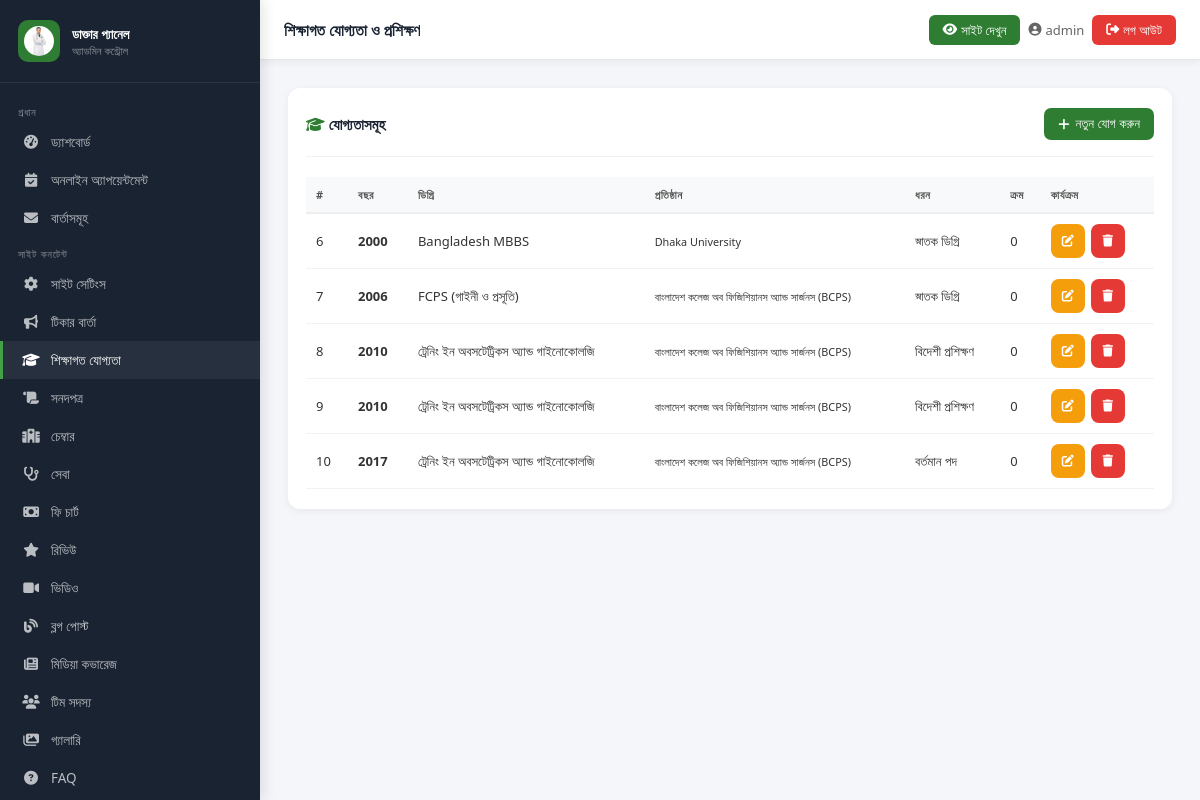
Screenshot of /admin-panel/qualifications/ (signed in) with the database file from the repository.
### core/models.py (models this page shows, shortened)
class SiteSettings(models.Model):
    doctor_name = models.CharField(max_length=200, default='ডাঃ সানজিদা ইসলাম চৌধুরী')
    doctor_name_en = models.CharField(max_length=200, default='Dr. Sanjida Islam Chowdhury')
    specialty = models.CharField(max_length=200, default='গাইনী ও প্রসূতি বিশেষজ্ঞ')
    degrees = models.CharField(max_length=300, default='MBBS · FCPS · MRCOG (UK)')
    short_bio = models.TextField(verbose_name="সংক্ষিপ্ত পরিচয়", default="")
    detailed_bio = models.TextField(verbose_name="বিস্তারিত পরিচয়", default="")
    phone = models.CharField(max_length=20, default='০১৮১১-২২৩৩৪৪')
    phone_raw = models.CharField(max_length=20, default='+8801811223344')
    whatsapp = models.CharField(max_length=20, default='+8801811223344')
    email = models.EmailField(default='dr.sanjida@example.com')
    facebook_url = models.URLField(blank=True, default='https://facebook.com/dr.sanjida.bd')
    youtube_url = models.URLField(blank=True)
    profile_photo = models.ImageField(upload_to='doctor/', blank=True, null=True)
    profile_photo_url = models.URLField(blank=True, default='https://cdn.sasthyaseba.com/doctors/7410/xoWEh5iyzT9wpngIPNnKbQQiN5AnbUCE8y2hJYpv/dr-sanjida-hossain.jpg')
    years_experience = models.IntegerField(default=22)
    successful_deliveries = models.IntegerField(default=8000)
    google_rating = models.DecimalField(max_digits=3, decimal_places=1, default=4.8)
    google_review_count = models.IntegerField(default=650)
    research_papers = models.IntegerField(default=18)
    booking_fee = models.IntegerField(default=300)
    bkash_number = models.CharField(max_length=20, default='০১৮১১-২২৩৩৪৪')
    nagad_number = models.CharField(max_length=20, default='০১৮১১-২২৩৩৪৪')
    rocket_number = models.CharField(max_length=25, default='০১৮১১২২৩৩৪৪৭')
    map_embed_url = models.TextField(default='', blank=True)
    maps_link = models.URLField(blank=True, default='https://maps.google.com/?q=মিরপুর+ঢাকা')
    meta_title = models.CharField(max_length=200, default='ডাঃ সানজিদা ইসলাম চৌধুরী | গাইনী ও প্রসূতি বিশেষজ্ঞ')
    meta_description = models.TextField(blank=True, default='')
    class Meta:
        verbose_name = 'সাইট সেটিংস'
        verbose_name_plural = 'সাইট সেটিংস'
    def get_profile_photo(self):
        if self.profile_photo:
            return self.profile_photo.url
        return self.profile_photo_url

class Qualification(models.Model):
    year = models.CharField(max_length=20)
    degree = models.CharField(max_length=200)
    institution = models.CharField(max_length=300)
    icon_class = models.CharField(max_length=100, default='fas fa-graduation-cap')
    TYPE_CHOICES = [
        ('degree', 'স্নাতক ডিগ্রি'),
        ('postgrad', 'পোস্ট-গ্র্যাজুয়েট'),
        ('international', 'আন্তর্জাতিক'),
        ('training', 'বিদেশী প্রশিক্ষণ'),
        ('current', 'বর্তমান পদ'),
    ]
    entry_type = models.CharField(max_length=20, choices=TYPE_CHOICES, default='degree')
    is_active = models.BooleanField(default=True)
    order = models.IntegerField(default=0)
    class Meta:
        ordering = ['order']
        verbose_name = 'শিক্ষাগত যোগ্যতা'

### core/admin_views.py (the view, shortened to what this page needs)
# urls.py: path('qualifications/', av.manage_qualifications, name='admin_qualifications'),
@login_required(login_url='/admin-panel/login/')
def manage_qualifications(request):
    items = Qualification.objects.all()
    return render(request, 'admin_panel/qualifications.html', {'items': items})

### core/context_processors.py (called while the page is built)
def site_settings(request):
    try:
        settings = SiteSettings.objects.first()
        if not settings:
            settings = SiteSettings()
    except Exception:
        settings = SiteSettings()
    return {'site': settings}

### templates/admin_panel/qualifications.html (shortened to what this page needs)
{% extends "admin_panel/base_admin.html" %}
{% block page_title %}শিক্ষাগত যোগ্যতা ও প্রশিক্ষণ{% endblock %}
{% block nav_qualifications %}active{% endblock %}
{% block content %}
<div class="card">
  <div class="card__header">
    <span class="card__title"><i class="fas fa-graduation-cap" style="color:#2e7d32"></i> যোগ্যতাসমূহ</span>
    <button class="btn btn-primary" onclick="openModal('addModal')"><i class="fas fa-plus"></i> নতুন যোগ করুন</button>
  </div>
  <div style="overflow-x:auto">
  <table class="tbl">
    <thead><tr><th>#</th><th>বছর</th><th>ডিগ্রি</th><th>প্রতিষ্ঠান</th><th>ধরন</th><th>ক্রম</th><th>কার্যক্রম</th></tr></thead>
    <tbody>
      {% for item in items %}
      <tr>
        <td>{{ item.pk }}</td>
        <td><strong>{{ item.year }}</strong></td>
        <td>{{ item.degree }}</td>
        <td><small>{{ item.institution }}</small></td>
        <td>{{ item.get_entry_type_display }}</td>
        <td>{{ item.order }}</td>
        <td>
          <div class="action-buttons">
            <button class="btn btn-warning btn-sm btn-icon" onclick="openEdit({{ item.pk }},'{{ item.year|escapejs }}','{{ item.degree|escapejs }}','{{ item.institution|escapejs }}','{{ item.icon_class|escapejs }}','{{ item.entry_type }}',{{ item.order }})" title="সম্পাদনা"><i class="fas fa-edit"></i></button>
            <form method="POST" style="display:inline" onsubmit="return confirm('মুছবেন?')"><button type="submit" class="btn btn-danger btn-sm btn-icon"><i class="fas fa-trash"></i></button></form>
          </div>
        </td>
      </tr>
      {% empty %}
      <tr><td colspan="7"><div class="empty-state"><i class="fas fa-graduation-cap"></i><p>কোনো যোগ্যতা নেই</p></div></td></tr>
      {% endfor %}
    </tbody>
  </table>
  </div>
</div>
{% endblock %}

### templates/admin_panel/base_admin.html (shortened to what this page needs)
<!DOCTYPE html>
<html lang="bn">
<head>
  <link rel="stylesheet" href="https://cdnjs.cloudflare.com/ajax/libs/font-awesome/6.5.0/css/all.min.css">
  {% load static %}
</head>
<body>
<aside class="sidebar" id="sidebar">
  <div class="sidebar__brand">
    <div class="sidebar__brand-icon"><img src="{{ site.get_profile_photo }}" height="30" width="30" alt="{{ site.doctor_name }}" style="border-radius:50%; object-fit:cover;" /></div>
    <div class="sidebar__brand-text">
      <h3>ডাক্তার প্যানেল</h3>
      <p>অ্যাডমিন কন্ট্রোল</p>
    </div>
  </div>
  <nav class="sidebar__nav">
    <div class="nav-section-label">প্রধান</div>
    <a href="{% url 'admin_dashboard' %}" class="sidebar__link {% block nav_dashboard %}{% endblock %}"><i class="fas fa-tachometer-alt"></i> ড্যাশবোর্ড</a>
    <a href="{% url 'admin_appointments' %}" class="sidebar__link {% block nav_appointments %}{% endblock %}"><i class="fas fa-calendar-check"></i>অনলাইন অ্যাপয়েন্টমেন্ট</a>
    <a href="{% url 'admin_messages' %}" class="sidebar__link {% block nav_messages %}{% endblock %}"><i class="fas fa-envelope"></i> বার্তাসমূহ</a>
    <div class="nav-section-label">সাইট কনটেন্ট</div>
    <a href="{% url 'admin_site_settings' %}" class="sidebar__link {% block nav_settings %}{% endblock %}"><i class="fas fa-cog"></i> সাইট সেটিংস</a>
    <a href="{% url 'admin_tickers' %}" class="sidebar__link {% block nav_tickers %}{% endblock %}"><i class="fas fa-bullhorn"></i> টিকার বার্তা</a>
    <a href="{% url 'admin_qualifications' %}" class="sidebar__link {% block nav_qualifications %}{% endblock %}"><i class="fas fa-graduation-cap"></i> শিক্ষাগত যোগ্যতা</a>
    <a href="{% url 'admin_certificates' %}" class="sidebar__link {% block nav_certificates %}{% endblock %}"><i class="fas fa-scroll"></i> সনদপত্র</a>
    <a href="{% url 'admin_chambers' %}" class="sidebar__link {% block nav_chambers %}{% endblock %}"><i class="fas fa-hospital-alt"></i> চেম্বার</a>
    <a href="{% url 'admin_services' %}" class="sidebar__link {% block nav_services %}{% endblock %}"><i class="fas fa-stethoscope"></i> সেবা</a>
    <a href="{% url 'admin_fees' %}" class="sidebar__link {% block nav_fees %}{% endblock %}"><i class="fas fa-money-bill"></i> ফি চার্ট</a>
    <a href="{% url 'admin_reviews' %}" class="sidebar__link {% block nav_reviews %}{% endblock %}"><i class="fas fa-star"></i> রিভিউ</a>
    <a href="{% url 'admin_videos' %}" class="sidebar__link {% block nav_videos %}{% endblock %}"><i class="fas fa-video"></i> ভিডিও</a>
    <a href="{% url 'admin_blogs' %}" class="sidebar__link {% block nav_blogs %}{% endblock %}"><i class="fas fa-blog"></i> ব্লগ পোস্ট</a>
    <a href="{% url 'admin_media' %}" class="sidebar__link {% block nav_media %}{% endblock %}"><i class="fas fa-newspaper"></i> মিডিয়া কভারেজ</a>
    <a href="{% url 'admin_team' %}" class="sidebar__link {% block nav_team %}{% endblock %}"><i class="fas fa-users"></i> টিম সদস্য</a>
    <a href="{% url 'admin_gallery' %}" class="sidebar__link ">
    <i class="fas fa-images"></i> গ্যালারি
</a>
    <a href="{% url 'admin_faqs' %}" class="sidebar__link {% block nav_faqs %}{% endblock %}"><i class="fas fa-question-circle"></i> FAQ</a>
  </nav>
</aside>
<div class="topbar">
  <div style="display:flex; align-items:center; gap:8px;">
    <span class="topbar__title">{% block page_title %}ড্যাশবোর্ড{% endblock %}</span>
  </div>
  <div class="topbar__right">
    <a href="/" target="_blank" class="view-site-btn"><i class="fas fa-eye"></i> <span class="hide-xs">সাইট দেখুন</span></a>
    <span class="topbar__user"><i class="fas fa-user-circle"></i> <span class="hide-sm">{{ request.user.username }}</span></span>
    <a href="{% url 'admin_logout' %}" class="topbar__logout"><i class="fas fa-sign-out-alt"></i> <span class="hide-xs">লগ আউট</span></a>
  </div>
</div>
<main class="main-content">
  {% block content %}{% endblock %}
</main>
</body>
</html>

### rows the page displays
SiteSettings: get_profile_photo (picture)
Qualification: pk "6", year "2000", degree "Bangladesh MBBS", institution "Dhaka University", entry_type "স্নাতক ডিগ্রি", order "0"
Qualification: pk "7", year "2006", degree "FCPS (গাইনী ও প্রসূতি)", institution "বাংলাদেশ কলেজ অব ফিজিশিয়ানস অ্যান্ড সার্জনস (BCPS)", entry_type "স্নাতক ডিগ্রি", order "0"
Qualification: pk "8", year "2010", degree "ট্রেনিং ইন অবসটেট্রিকস অ্যান্ড গাইনোকোলজি", institution "বাংলাদেশ কলেজ অব ফিজিশিয়ানস অ্যান্ড সার্জনস (BCPS)", entry_type "বিদেশী প্রশিক্ষণ", order "0"
Qualification: pk "9", year "2010", degree "ট্রেনিং ইন অবসটেট্রিকস অ্যান্ড গাইনোকোলজি", institution "বাংলাদেশ কলেজ অব ফিজিশিয়ানস অ্যান্ড সার্জনস (BCPS)", entry_type "বিদেশী প্রশিক্ষণ", order "0"
Qualification: pk "10", year "2017", degree "ট্রেনিং ইন অবসটেট্রিকস অ্যান্ড গাইনোকোলজি", institution "বাংলাদেশ কলেজ অব ফিজিশিয়ানস অ্যান্ড সার্জনস (BCPS)", entry_type "বর্তমান পদ", order "0"

### other values shown
{{ request.user.username }} "admin"
